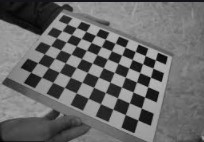
#> input picture images/chessboard_02.jpg, 204 x 142 px, found by its file name
$ python part1.py
#> lines starting #> are read from the running program, lines starting #| are printed output that depends on the picture; after the words box and inside, x2 and y2 are one past the last pixel; in counts of white or black regions, pixels touching at a corner belong together
import numpy as np
import cv2 as cv

path = "images/chessboard_02.jpg"

file_name = path.split('/')

img = cv.imread(path)
#> img is the input picture: shape (142, 204, 3); mean B, G, R 105.5, 105.4, 105.4

gray = cv.cvtColor(img,cv.COLOR_BGR2GRAY)
gray = np.float32(gray)
dst = cv.cornerHarris(gray,2,3,0.02)
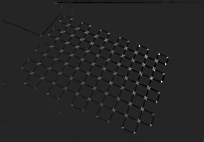
#> dst: shape (142, 204) float32; min -6681151.5, max 38767160, mean 6541.7; drawn with min black and max white

dst = cv.dilate(dst,None)
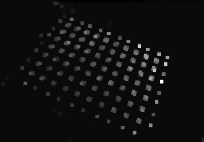
#> dst: shape (142, 204) float32; min -1587199.5, max 38767160, mean 927850.6; drawn with min black and max white

img[dst>0.01*dst.max()]=[0,0,255]
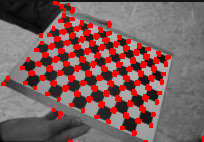
#> img: shape (142, 204, 3); 12.63% of pixels changed, all inside (x1, y1, x2, y2) = (1, 1, 204, 142)
cv.imshow('dst',img)

cv.waitKey(0)
cv.destroyAllWindows()
